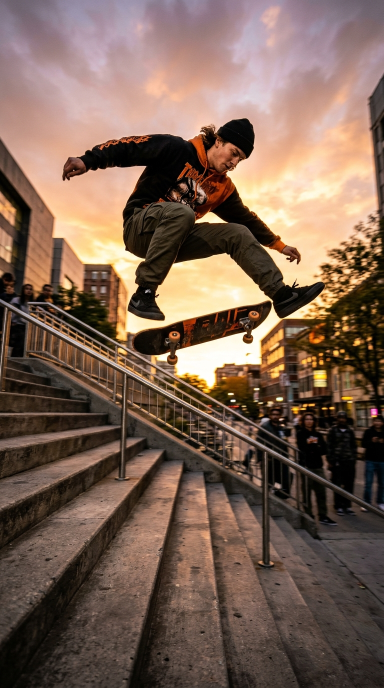
#> input picture play_store_assets/sample_footage/footage_action_skater.jpg, 768 x 1376 px (shown at 1/2 size)
$ python -i test_phone_mockup.py   (imports and definitions only)
#> lines starting #> are read from the running program, lines starting #| are printed output that depends on the picture
#> further down, picture is the input picture: PIL image 768x1376 RGB; mean R, G, B 123, 98.9, 84.4
import os, sys, math
from PIL import Image, ImageDraw, ImageFilter, ImageFont

def create_flagship_phone(screen_img, target_w=870, target_h=1620, radius=52, bezel=14):
#> called with target_w = 870, target_h = 1620, radius = 52, bezel = 14
    phone_w = target_w
    phone_h = target_h
    inner_w = phone_w - (bezel * 2)
    inner_h = phone_h - (bezel * 2)
    inner_r = radius - (bezel // 2)

    # Scale and crop inner screen
    sw, sh = screen_img.size
#> sw = 768; sh = 1376
    scale = max(inner_w / float(sw), inner_h / float(sh))
#> scale = 1.16
    new_sw = int(sw * scale)
#> new_sw = 888
    new_sh = int(sh * scale)
#> new_sh = 1592
    scaled_screen = screen_img.resize((new_sw, new_sh), Image.Resampling.LANCZOS)

    crop_x = (new_sw - inner_w) // 2
#> crop_x = 23
    crop_y = 0
    cropped_screen = scaled_screen.crop((crop_x, crop_y, crop_x + inner_w, crop_y + inner_h))
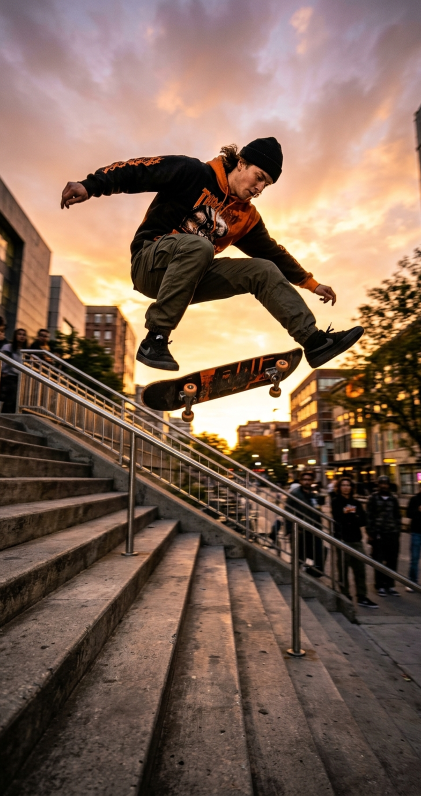
#> cropped_screen: PIL image 842x1592 RGB (shown at 1/2 size); mean R, G, B 125.3, 100.8, 85.9

    # Rounded mask for screen
    screen_mask = Image.new('L', (inner_w * 2, inner_h * 2), 0)
#> screen_mask: PIL image 1684x3184 L; every value is 0
    m_draw = ImageDraw.Draw(screen_mask)
    m_draw.rounded_rectangle([0, 0, inner_w * 2, inner_h * 2], radius=inner_r * 2, fill=255)
    screen_mask = screen_mask.resize((inner_w, inner_h), Image.Resampling.LANCZOS)
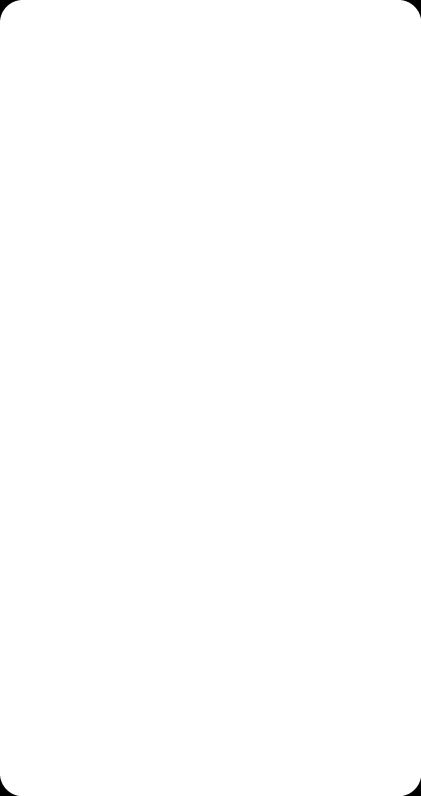
#> screen_mask: PIL image 842x1592 L (shown at 1/2 size); min 0, max 255, mean 254.7

    rounded_screen = Image.new('RGBA', (inner_w, inner_h), (0, 0, 0, 0))
#> rounded_screen: PIL image 842x1592 RGBA; every value is 0
    rounded_screen.paste(cropped_screen, (0, 0))
    rounded_screen.putalpha(screen_mask)

    # Add subtle glass reflection across screen (top-right diagonal light sheen)
    glass_sheen = Image.new('RGBA', (inner_w, inner_h), (0, 0, 0, 0))
    g_draw = ImageDraw.Draw(glass_sheen)
    # Diagonal polygon for realistic window/studio light reflection
    sheen_poly = [
        (int(inner_w * 0.4), 0),
        (inner_w, 0),
        (inner_w, int(inner_h * 0.35)),
        (int(inner_w * 0.1), int(inner_h * 0.75)),
        (0, int(inner_h * 0.65)),
        (0, int(inner_h * 0.25))
    ]
    g_draw.polygon(sheen_poly, fill=(255, 255, 255, 14))
    glass_sheen = glass_sheen.filter(ImageFilter.GaussianBlur(15))
    glass_sheen.putalpha(screen_mask)
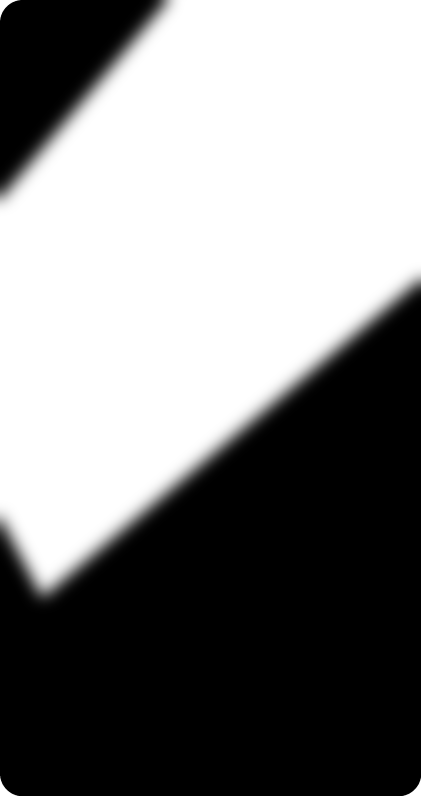
#> glass_sheen: PIL image 842x1592 RGBA (shown at 1/2 size); mean R, G, B, A 131.5, 131.5, 131.5, 254.7; transparent parts drawn white
    rounded_screen = Image.alpha_composite(rounded_screen, glass_sheen)

    # Canvas with phone body plus side buttons
    # Side buttons: power on right (width 6px), volume on left (width 6px)
    button_w = 6
    total_w = phone_w + button_w * 2
    total_h = phone_h

    body = Image.new('RGBA', (total_w, total_h), (0, 0, 0, 0))
#> body: PIL image 882x1620 RGBA; every value is 0
    b_draw = ImageDraw.Draw(body)

    # Left buttons (Volume up & down)
    vol_up_y = 220
    b_draw.rounded_rectangle([0, vol_up_y, button_w + 4, vol_up_y + 80], radius=3, fill=(50, 54, 68, 255))
    vol_dn_y = 330
    b_draw.rounded_rectangle([0, vol_dn_y, button_w + 4, vol_dn_y + 80], radius=3, fill=(50, 54, 68, 255))

    # Right button (Power)
    pwr_y = 260
    b_draw.rounded_rectangle([total_w - button_w - 4, pwr_y, total_w, pwr_y + 110], radius=3, fill=(50, 54, 68, 255))

    # Phone main chassis
    chassis = Image.new('RGBA', (phone_w, phone_h), (0, 0, 0, 0))
#> chassis: PIL image 870x1620 RGBA; every value is 0
    c_mask = Image.new('L', (phone_w * 2, phone_h * 2), 0)
#> c_mask: PIL image 1740x3240 L; every value is 0
    cm_draw = ImageDraw.Draw(c_mask)
    cm_draw.rounded_rectangle([0, 0, phone_w * 2, phone_h * 2], radius=radius * 2, fill=255)
    c_mask = c_mask.resize((phone_w, phone_h), Image.Resampling.LANCZOS)
#> c_mask: PIL image 870x1620 L

    # Titanium gradient chassis background
    chassis_bg = Image.new('RGBA', (phone_w, phone_h), (22, 24, 30, 255))
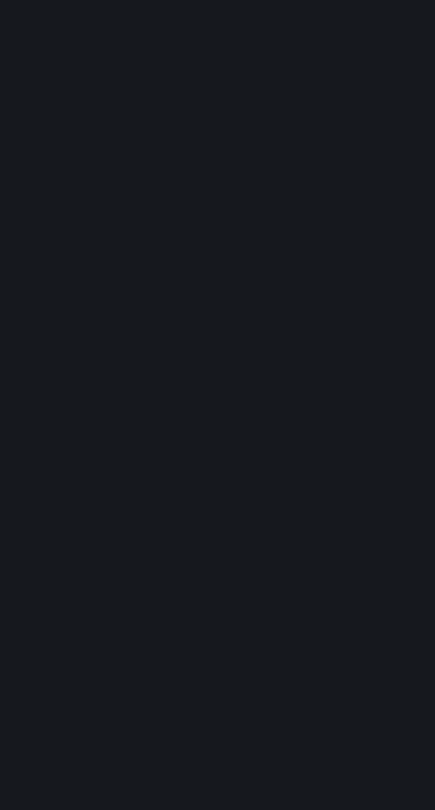
#> chassis_bg: PIL image 870x1620 RGBA (shown at 1/2 size); mean R, G, B, A 22, 24, 30, 255
    chassis_bg.putalpha(c_mask)
    chassis = Image.alpha_composite(chassis, chassis_bg)

    # Metallic specular edge border (Realistic titanium chamfer)
    rim_layer = Image.new('RGBA', (phone_w, phone_h), (0, 0, 0, 0))
    r_draw = ImageDraw.Draw(rim_layer)
    # Outer specular rim
    r_draw.rounded_rectangle([1, 1, phone_w - 2, phone_h - 2], radius=radius, outline=(85, 95, 115, 230), width=2)
    # Inner dark bezel
    r_draw.rounded_rectangle([3, 3, phone_w - 4, phone_h - 4], radius=radius - 2, outline=(18, 19, 24, 255), width=bezel - 3)
    # Top-left specular highlight gleam
    gleam_layer = Image.new('RGBA', (phone_w, phone_h), (0, 0, 0, 0))
    g_draw2 = ImageDraw.Draw(gleam_layer)
    g_draw2.arc([2, 2, radius * 3, radius * 3], start=180, end=270, fill=(200, 215, 240, 160), width=3)
    rim_layer = Image.alpha_composite(rim_layer, gleam_layer)
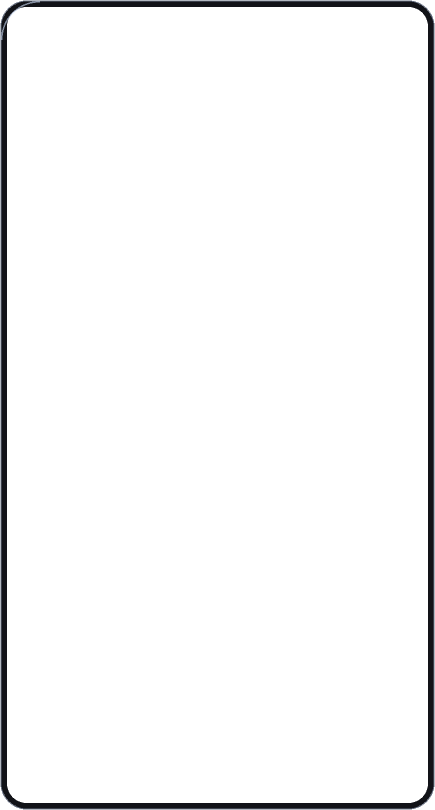
#> rim_layer: PIL image 870x1620 RGBA (shown at 1/2 size); mean R, G, B, A 1.3, 1.4, 1.7, 11.2; transparent parts drawn white

    chassis = Image.alpha_composite(chassis, rim_layer)

    # Paste screen inside chassis
    chassis.paste(rounded_screen, (bezel, bezel), rounded_screen)
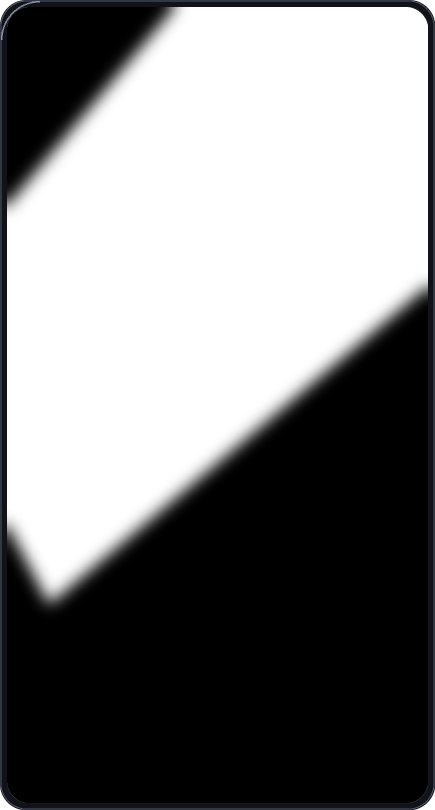
#> chassis: PIL image 870x1620 RGBA (shown at 1/2 size); mean R, G, B, A 126.3, 126.4, 126.8, 254.6; transparent parts drawn white

    # Dynamic Island / Camera pill at top center
    island_w, island_h = 114, 28
    island_x = (phone_w - island_w) // 2
    island_y = bezel + 12
    i_draw = ImageDraw.Draw(chassis)
    i_draw.rounded_rectangle([island_x, island_y, island_x + island_w, island_y + island_h], radius=14, fill=(10, 10, 14, 255))
    # Dual camera lenses with subtle reflections
    i_draw.ellipse([island_x + 22, island_y + 7, island_x + 36, island_y + 21], fill=(18, 22, 32, 255))
    i_draw.ellipse([island_x + 26, island_y + 11, island_x + 31, island_y + 16], fill=(50, 70, 110, 255))
    i_draw.ellipse([island_x + 78, island_y + 9, island_x + 90, island_y + 21], fill=(16, 20, 28, 255))
    i_draw.ellipse([island_x + 82, island_y + 13, island_x + 86, island_y + 17], fill=(40, 60, 95, 255))

    # Paste chassis onto body (offset by button_w)
    body.paste(chassis, (button_w, 0), chassis)
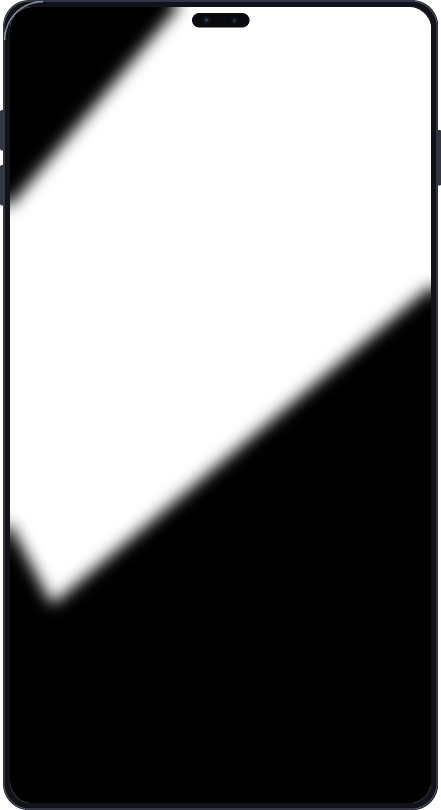
#> body: PIL image 882x1620 RGBA (shown at 1/2 size); mean R, G, B, A 124.1, 124.2, 124.6, 251.4; transparent parts drawn white
    return body

# [1 line not run here, left out]

>>> from PIL import Image
>>> picture = Image.open('sample_footage/footage_action_skater.jpg')
>>> result = create_flagship_phone(picture)

$ run again, on play_store_assets/sample_footage/footage_fashion_coastal.jpg
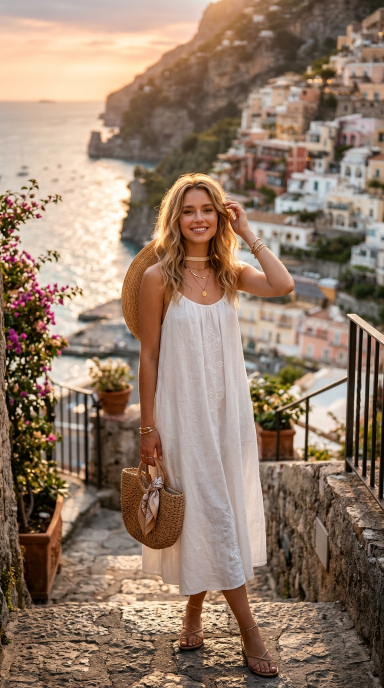
#> input picture play_store_assets/sample_footage/footage_fashion_coastal.jpg, 768 x 1376 px (shown at 1/2 size)
#> picture is the input picture: PIL image 768x1376 RGB; mean R, G, B 147.4, 123.8, 106
#> in create_flagship_phone, `cropped_screen = scaled_screen.crop((crop_x, crop_y, crop_x + inner_w,..`:
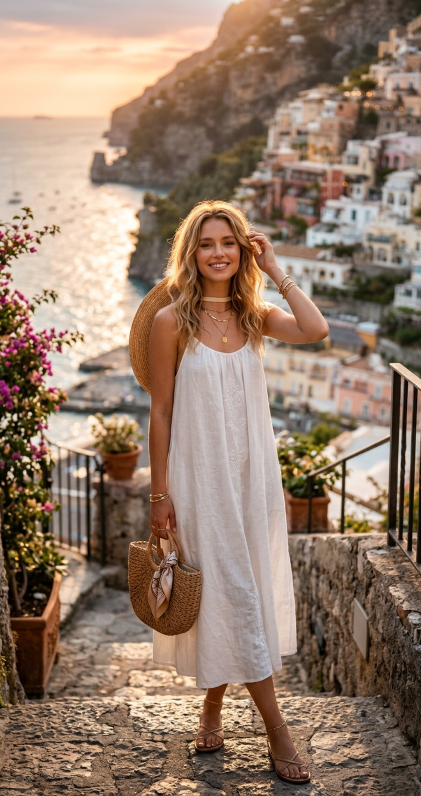
#> cropped_screen: PIL image 842x1592 RGB (shown at 1/2 size); mean R, G, B 148.9, 125, 107.3

$ run again, on play_store_assets/sample_footage/footage_hero_sunset.jpg
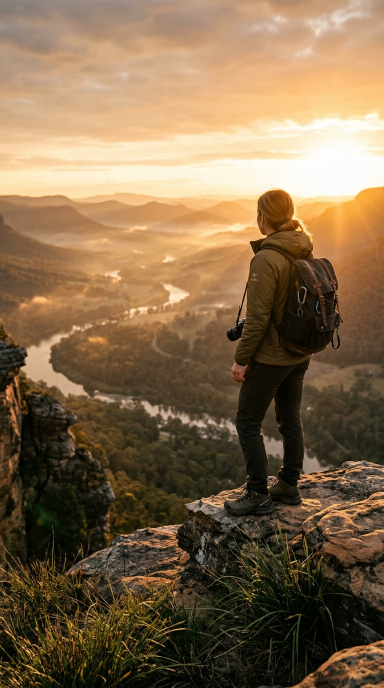
#> input picture play_store_assets/sample_footage/footage_hero_sunset.jpg, 768 x 1376 px (shown at 1/2 size)
#> picture is the input picture: PIL image 768x1376 RGB; mean R, G, B 130, 105.4, 76
#> in create_flagship_phone, `cropped_screen = scaled_screen.crop((crop_x, crop_y, crop_x + inner_w,..`:
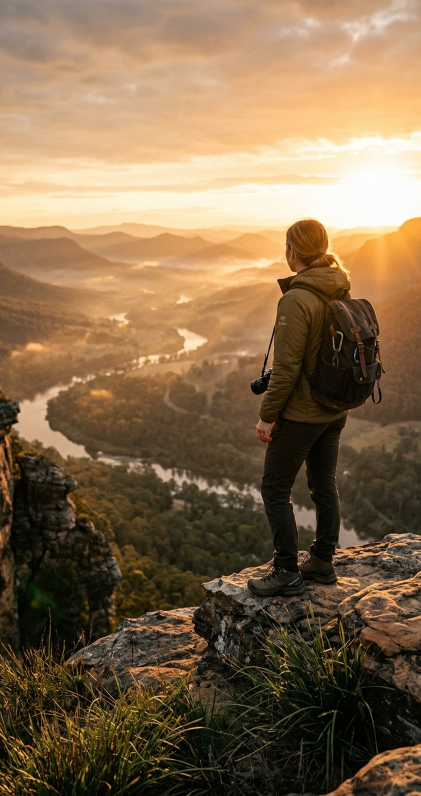
#> cropped_screen: PIL image 842x1592 RGB (shown at 1/2 size); mean R, G, B 130.2, 105.6, 76.3
